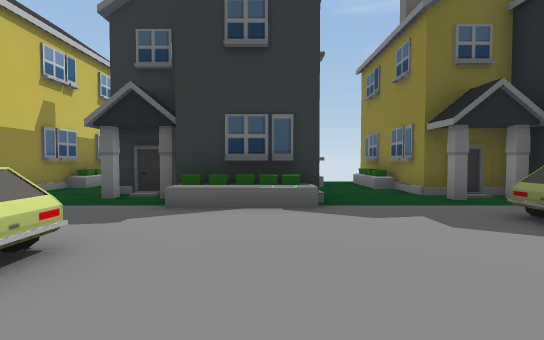
view 1 (above)

16 first-person views from a walk through a scene from a Unity 3-D project. The camera is 1.4 m above the floor, tilts 2° down and sees 85° across. The floor is counted in squares, 2 m on a side. Each view is taken from the middle of a square. On the plan, view 1 faces up. The plan holds only what a view shows up to about 10 squares ahead; the rest is blank. The place goes on beyond the plan. The player is left out. Some animated figures are left out. Some surface patterns are stand-ins.

view 2
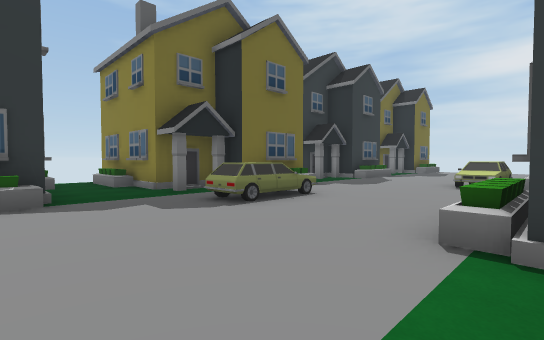

view 3
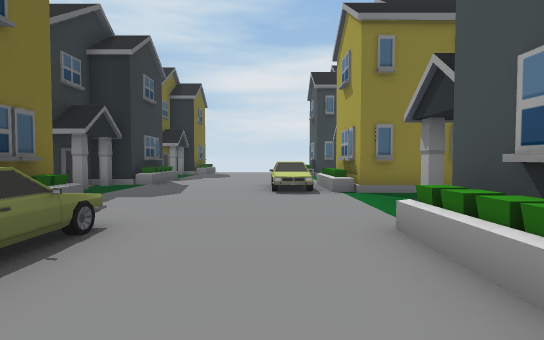

view 4
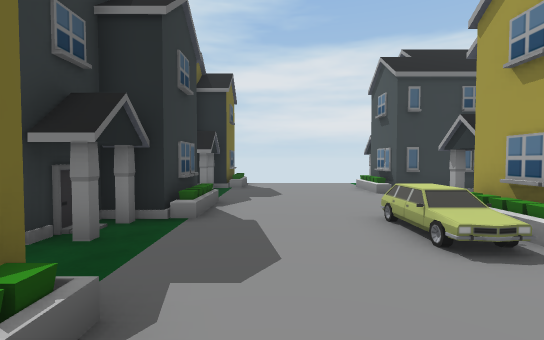

view 5
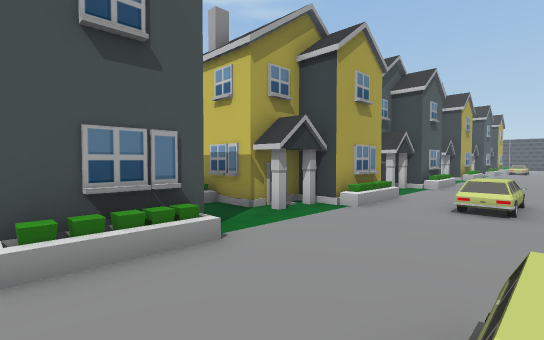

view 6
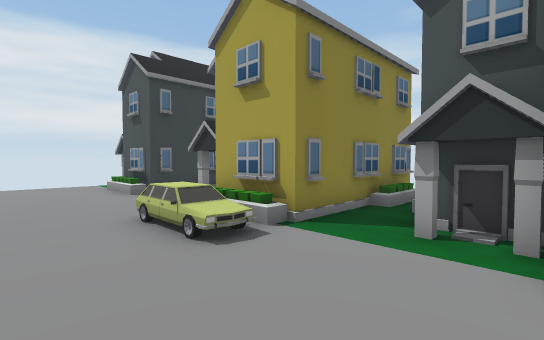

view 7
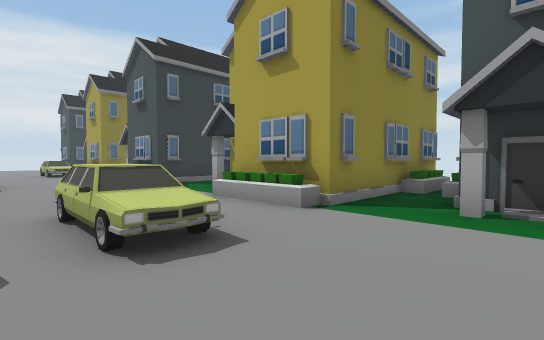

view 8
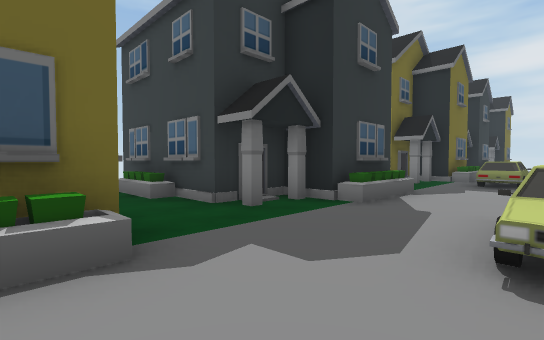

view 9
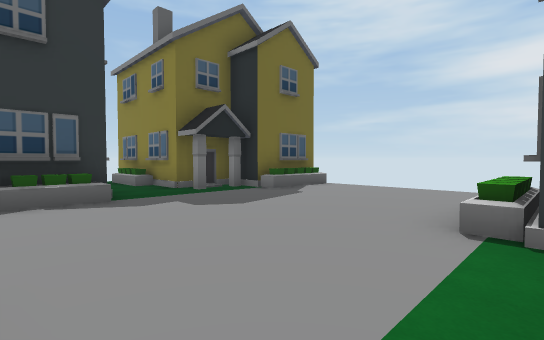

view 10
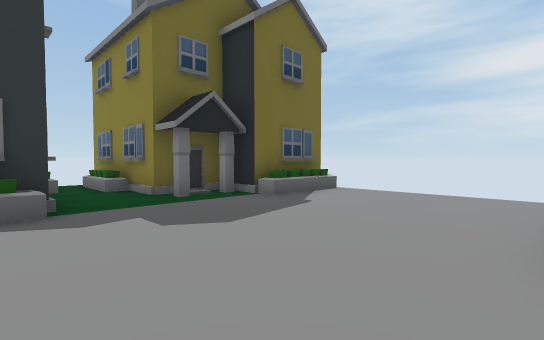

view 11
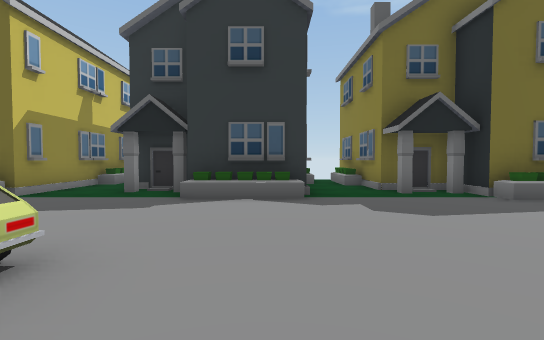

view 12
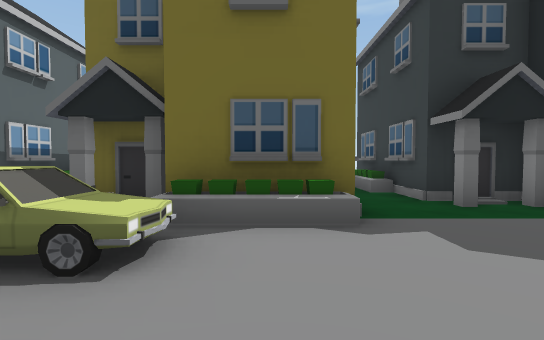

view 13
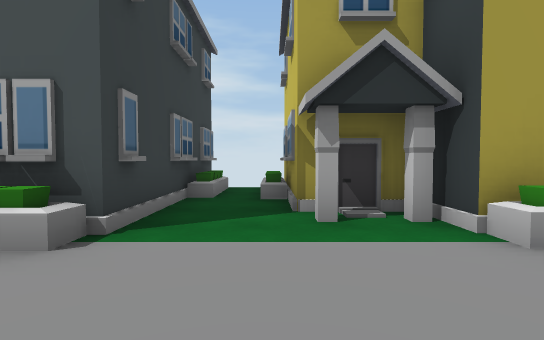

view 14
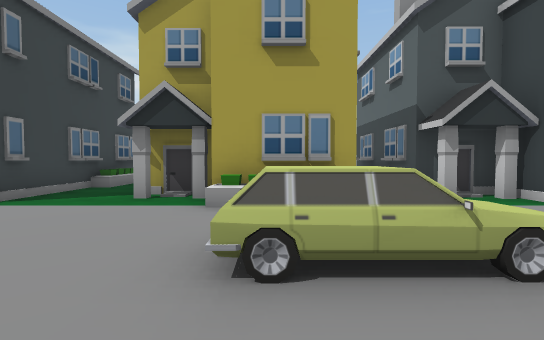

view 15
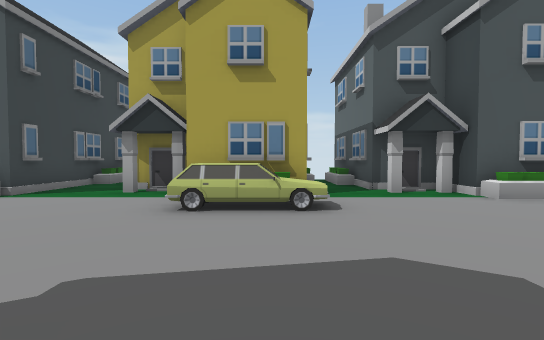

view 16
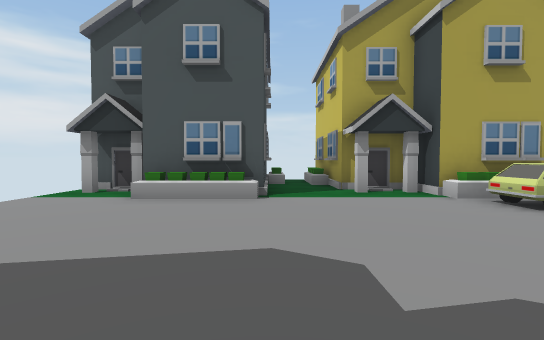

### Floor plan
Key: @ floor where view 1 was taken; # wall or solid block; . main floor; : floor 1 m higher than the main floor; / step, stairs or slope; H house; O other object.
Columns run from 6 left of view 1 to 19 right of it. Each row starts with its distance up from view 1.
 11 H
 10 HH H HH  #     H     #
  9  H #   H.#   # #    H#
  8  #.#   H.#   #.#     #
  7  #.#   #.#   #.#   ./#
  6  ..### ..#####.### ..###
  5 #....##H...###...##....###
  4 ............H............
  3 ........./O/.............
  2 ...:O....................
  1 ...............OO........
  0 ......@........HH........
 -1 ...###...###...##....##..
 -2 ##.####..####.. ###.#####
 -3  #.#   ..#   ..   #.#
 -4  #.#   H.#   #H   #.#
 -5  # #   H.#   HH   #.H
 -6  # H   H H    H

Positions as (right, up) in squares from view 1, and headings:
1: (0, 0), facing up
2: (0, -1), facing up-right
3: (2, 1), facing right
4: (5, 3), facing right
5: (5, 3), facing down-left
6: (5, 3), facing down-right
7: (-6, 3), facing down-right
8: (-6, 2), facing up-right
9: (11, -1), facing up-right
10: (12, 0), facing up-right
11: (12, -1), facing up
12: (6, 1), facing up
13: (1, 2), facing down
14: (-2, 4), facing down
15: (9, 5), facing down
16: (14, 5), facing down
